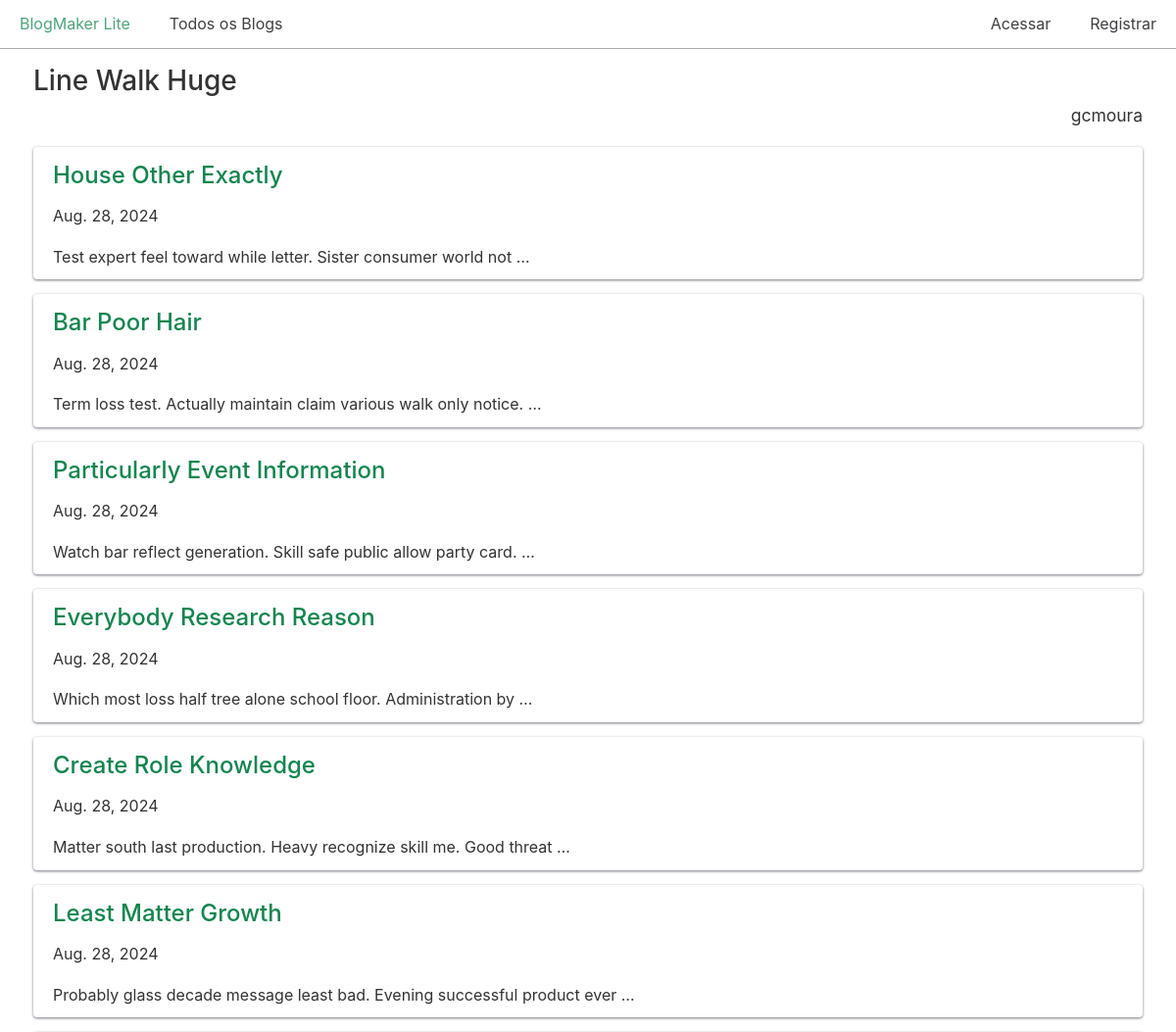
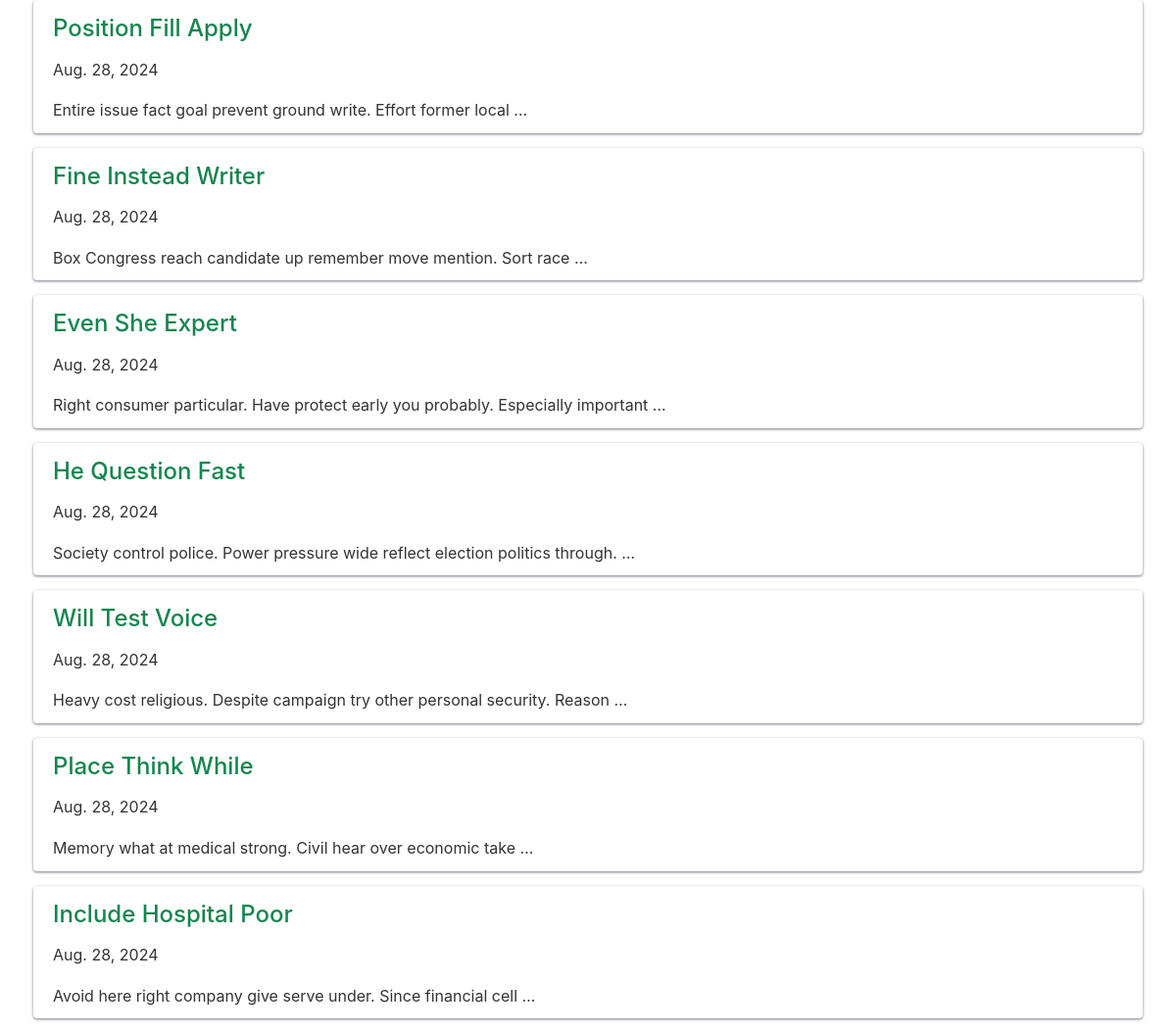
Page /blogs/3/ on the committed database (2 pictures, top to bottom).
### blogs/models.py (models this page shows, shortened)
class Blog(models.Model):
    title = models.CharField(max_length=200)
    description = models.TextField()
    date_added = models.DateTimeField(auto_now_add=True)
    owner = models.ForeignKey(User, on_delete=models.CASCADE) ## adicionado para controlar o 'dono' do Blog

class BlogPost(models.Model):
    title = models.CharField(max_length=500)
    body = models.TextField()
    blog = models.ForeignKey(Blog, on_delete=models.CASCADE)
    date_added = models.DateTimeField(auto_now_add=True)

### blogs/views.py (the view)
# urls.py: path("blogs/<int:blog_id>/", views.blog, name="blog"),
def blog(request, blog_id):
    blog = Blog.objects.get(id=blog_id)
    posts = blog.blogpost_set.all()
    context = {
        "blog": blog,
        "posts": posts,
    }
    return render(request, "blogs/blog.html", context)

### blogs/templates/blogs/blog.html (shortened to what this page needs)
{% extends "blogs/base.html" %}
{% block content %}
  <h2>{{ blog.title }}</h2>
  <p class="text-right blog-owner">{{ blog.owner.username }}</p>
  {% for post in posts %}
    <div class="card">
      <header>
        <h3><a href="{% url 'blogs:post' post.id %}">
            {{ post.title }}</a></h3>
      </header>
      <p>{{ post.date_added|date:"DATE_FORMAT"}}</p>
      <p>{{ post.body|truncatewords:10 }}</p>
    </div>
  {% empty %}
    <h3>Nenhum artigo foi postado ainda para este blog.</h3>
  {% endfor %}
{% endblock content %}

### css/chota.css (style rules this page uses)
:root { --bg-color: #fff; --bg-secondary-color: #f3f3f6; --color-primary: #14854f; --color-lightGrey: #d2d6dd; --color-grey: #747681; --color-darkGrey: #3f4144; --color-error: #d43939; --color-success: #28bd14; --grid-maxWidth: 120rem; --grid-gutter: 2rem; --font-size: 1.6rem; --font-color: #333; --font-family-sans: -apple-system, "BlinkMacSystemFont", "Avenir", "Avenir Next", "Segoe UI", "Roboto", "Oxygen", "Ubuntu", "Cantarell", "Fira Sans", "Droid Sans", "Helvetica Neue", sans-serif; --font-family-mono: monaco, "Consolas", "Lucida Console", monospace; }
html { -webkit-box-sizing: border-box; box-sizing: border-box; font-size: 62.5%; line-height: 1.15; -webkit-text-size-adjust: 100%; -moz-text-size-adjust: 100%; -ms-text-size-adjust: 100%; text-size-adjust: 100%; }
*, *::before, *::after { -webkit-box-sizing: inherit; box-sizing: inherit; }
body { background-color: var(--bg-color); line-height: 1.6; font-size: var(--font-size); color: var(--font-color); font-family: "Segoe UI", "Helvetica Neue", sans-serif; font-family: var(--font-family-sans); margin: 0; padding: 0; }
h1, h2, h3, h4, h5, h6 { font-weight: 500; margin: 0.35em 0 0.7em; }
h2 { font-size: 1.75em; }
h3 { font-size: 1.5em; }
a { color: var(--color-primary); text-decoration: none; }
p { margin-top: 0; }
::placeholder { color: #bdbfc4; }
.card { padding: 1rem 2rem; border-radius: 4px; background: var(--bg-color); -webkit-box-shadow: 0 1px 3px var(--color-grey); box-shadow: 0 1px 3px var(--color-grey); }
.card p:last-child { margin: 0; }
.card header > * { margin-top: 0; margin-bottom: 1rem; }
.text-right { text-align: right; }

### css/custom.css (style rules this page uses)
.card { margin-bottom: 15px; }
p.blog-owner { font-size: 1.75rem; margin-top: -20px; }

### rows in the picture
Blog: title "Line Walk Huge", owner.username "gcmoura"
BlogPost: title "House Other Exactly", date_added "Aug. 28, 2024", body "Test expert feel toward while letter. Sister consumer world not …"
BlogPost: title "Bar Poor Hair", date_added "Aug. 28, 2024", body "Term loss test. Actually maintain claim various walk only notice. …"
BlogPost: title "Particularly Event Information", date_added "Aug. 28, 2024", body "Watch bar reflect generation. Skill safe public allow party card. …"
BlogPost: title "Everybody Research Reason", date_added "Aug. 28, 2024", body "Which most loss half tree alone school floor. Administration by …"
BlogPost: title "Create Role Knowledge", date_added "Aug. 28, 2024", body "Matter south last production. Heavy recognize skill me. Good threat …"
BlogPost: title "Least Matter Growth", date_added "Aug. 28, 2024", body "Probably glass decade message least bad. Evening successful product ever …"
BlogPost: title "Position Fill Apply", date_added "Aug. 28, 2024", body "Entire issue fact goal prevent ground write. Effort former local …"
BlogPost: title "Fine Instead Writer", date_added "Aug. 28, 2024", body "Box Congress reach candidate up remember move mention. Sort race …"
BlogPost: title "Even She Expert", date_added "Aug. 28, 2024", body "Right consumer particular. Have protect early you probably. Especially important …"
BlogPost: title "He Question Fast", date_added "Aug. 28, 2024", body "Society control police. Power pressure wide reflect election politics through. …"
BlogPost: title "Will Test Voice", date_added "Aug. 28, 2024", body "Heavy cost religious. Despite campaign try other personal security. Reason …"
BlogPost: title "Place Think While", date_added "Aug. 28, 2024", body "Memory what at medical strong. Civil hear over economic take …"
BlogPost: title "Include Hospital Poor", date_added "Aug. 28, 2024", body "Avoid here right company give serve under. Since financial cell …"
